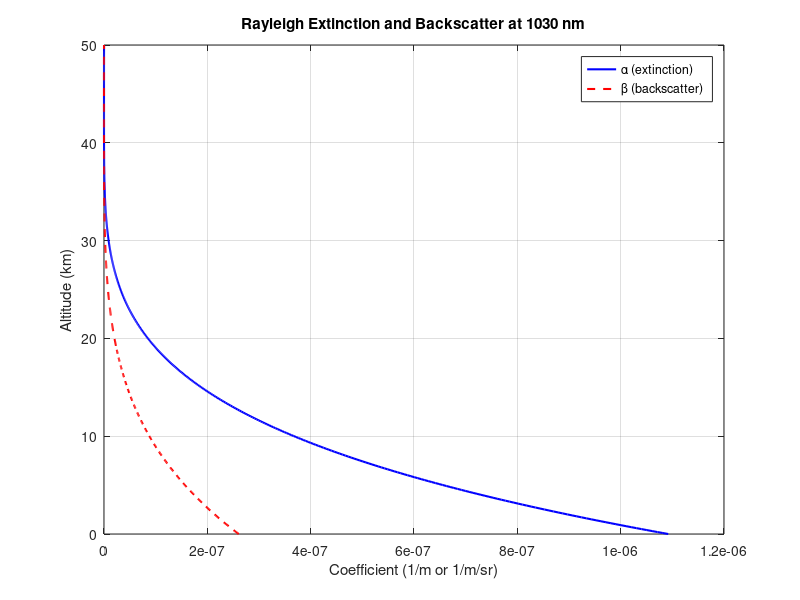

Source code (MATLAB):
% Rayleigh extinction & backscatter profile @1030nm
clear; clc;

% Constants
kB = 1.380649e-23;        % Boltzmann constant (J/K)
n_air = 1.0003;           % Refractive index of air
rho = 0.03;               % Depolarization factor
N0 = 2.547e25;            % Molecular number density at STP (m^-3)
lambda = 1030e-9;         % Wavelength in meters

% Altitude range (0 - 50 km)
h = linspace(0, 50000, 500); % Altitude in meters
T0 = 288.15;    % Sea level temperature (K)
P0 = 101325;    % Sea level pressure (Pa)
L = -0.0065;    % Temperature lapse rate (K/m)
R = 287.05;     % Gas constant (J/kg/K)
g = 9.80665;    % Gravitational acceleration (m/s^2)

% Temperature and pressure profile (troposphere approximation)
T = T0 + L * h;
P = P0 * (T ./ T0).^(-g / (L * R));

% Molecular number density profile
N = P ./ (kB * T);  % molecules/m^3

% Rayleigh scattering cross section (per molecule)
sigma_rayleigh = (24 * pi^3) / (lambda^4 * N0^2) * ...
                 ((n_air^2 - 1)/(n_air^2 + 2))^2 * ...
                 (6 + 3 * rho) / (6 - 7 * rho);

% Extinction coefficient (1/m)
alpha_rayleigh = N * sigma_rayleigh;

% Backscatter coefficient (1/m/sr)
beta_rayleigh = (3 / (4 * pi)) * alpha_rayleigh;

% Plot
figure;
plot(alpha_rayleigh, h/1000, 'b-', 'LineWidth', 1.5); hold on;
plot(beta_rayleigh, h/1000, 'r--', 'LineWidth', 1.5);
xlabel('Coefficient (1/m or 1/m/sr)');
ylabel('Altitude (km)');
title('Rayleigh Extinction and Backscatter at 1030 nm');
legend('\alpha (extinction)', '\beta (backscatter)');
grid on;
